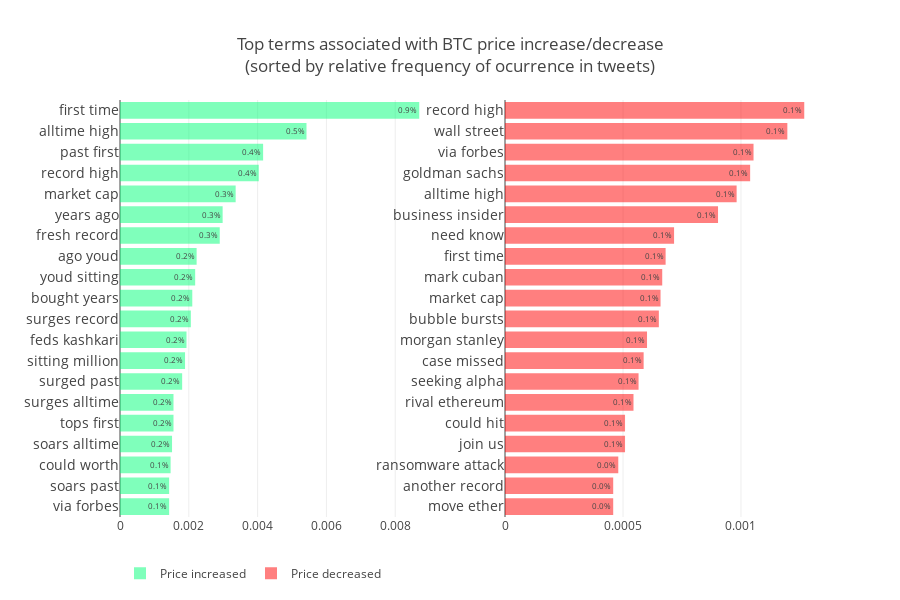

The cell this chart's notebook holds for it:
### Code cell
df1 = up_bigrams[:20].sort_values("frequency",ascending=True)
df2 = down_bigrams[:20].sort_values("frequency",ascending=True)
x = "frequency"
y = "token"
text = x

trace1 = go.Bar(
            x=df1[x],
            y=df1[y],
            text= (df1[text]*100).round(1).astype("str")+"%",
            textposition = 'inside',
            marker=dict(
                color='rgba(0,255,120,0.5)',
            ),
            orientation = 'h',
            name = "Price increased"
        )
trace2 = go.Bar(
            x=df2[x],
            y=df2[y],
            text=(df2[text]*100).round(1).astype("str")+"%",
            textposition = 'inside',
            marker=dict(
                color='rgba(255,0,0,0.5)',
            ),
            orientation = 'h',
            name = "Price decreased"
        )

fig = tools.make_subplots(rows=1, cols=2)

fig.append_trace(trace1, 1, 1)
fig.append_trace(trace2, 1, 2)

fig['layout'].update(height=600, width=900, title='Top terms associated with BTC price increase/decrease\
<br>(sorted by relative frequency of ocurrence in tweets)',
                     legend=dict(orientation="h"),margin=dict(l=120))
fig['layout']["yaxis1"].update(tickfont=dict(size=14))
fig['layout']["yaxis2"].update(tickfont=dict(size=14))

iplot(fig, filename='simple-subplot')

### Figure 1 — Plotly figure (JSON) as saved in the notebook; plotly's stock layout.template omitted (floating-point values rounded to 4 significant figures)
{"data": [{"marker": {"color": "rgba(0,255,120,0.5)"}, "name": "Price increased", "orientation": "h", "text": ["0.1%", "0.1%", "0.1%", "0.2%", "0.2%", "0.2%", "0.2%", "0.2%", "0.2%", "0.2%", "0.2%", "0.2%", "0.2%", "0.3%", "0.3%", "0.3%", "0.4%", "0.4%", "0.5%", "0.9%"], "textposition": "inside", "type": "bar", "x": [0.001429, 0.001429, 0.001471, 0.001513, 0.001555, 0.001555, 0.001807, 0.001891, 0.001933, 0.002059, 0.002101, 0.002185, 0.002227, 0.002899, 0.002983, 0.003362, 0.004034, 0.00416, 0.005421, 0.008698], "xaxis": "x1", "y": ["via forbes", "soars past", "could worth", "soars alltime", "tops first", "surges alltime", "surged past", "sitting million", "feds kashkari", "surges record", "bought years", "youd sitting", "ago youd", "fresh record", "years ago", "market cap", "record high", "past first", "alltime high", "first time"], "yaxis": "y1"}, {"marker": {"color": "rgba(255,0,0,0.5)"}, "name": "Price decreased", "orientation": "h", "text": ["0.0%", "0.0%", "0.0%", "0.1%", "0.1%", "0.1%", "0.1%", "0.1%", "0.1%", "0.1%", "0.1%", "0.1%", "0.1%", "0.1%", "0.1%", "0.1%", "0.1%", "0.1%", "0.1%", "0.1%"], "textposition": "inside", "type": "bar", "x": [0.0004585, 0.0004585, 0.00048, 0.0005087, 0.0005087, 0.0005445, 0.000566, 0.0005875, 0.0006018, 0.0006519, 0.0006591, 0.0006663, 0.0006806, 0.0007164, 0.0009027, 0.0009815, 0.001039, 0.001053, 0.001196, 0.001268], "xaxis": "x2", "y": ["move ether", "another record", "ransomware attack", "join us", "could hit", "rival ethereum", "seeking alpha", "case missed", "morgan stanley", "bubble bursts", "market cap", "mark cuban", "first time", "need know", "business insider", "alltime high", "goldman sachs", "via forbes", "wall street", "record high"], "yaxis": "y2"}], "layout": {"height": 600, "legend": {"orientation": "h"}, "margin": {"l": 120}, "title": "Top terms associated with BTC price increase/decrease<br>(sorted by relative frequency of ocurrence in tweets)", "width": 900, "xaxis1": {"anchor": "y1", "domain": [0, 0.45]}, "xaxis2": {"anchor": "y2", "domain": [0.55, 1]}, "yaxis1": {"anchor": "x1", "domain": [0, 1], "tickfont": {"size": 14}}, "yaxis2": {"anchor": "x2", "domain": [0, 1], "tickfont": {"size": 14}}}}
